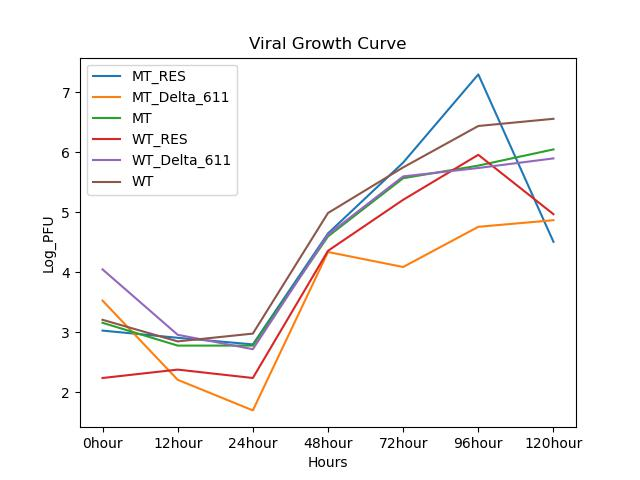

The script that saved this image:

#! /usr/bin/env python3

import sys
import pandas as pd
import matplotlib.pyplot as plt


def unique(Virus):

    # traverse for all elements
    for x in Virus:
        # check if exists in unique_list or not
        if x not in unique_list:
            unique_list.append(x)
    return(unique_list)


def Data(virus_list, Virus, df):
    for x in virus_list:
        globals()[f"dict_{x}"] = {}
        iter = 0
        for i in Virus:
            if i == x:
                globals()[f"dict_{x}"].update({df.iloc[iter, 2]:df.iloc[iter, 1]})
            iter = iter + 1
        globals()[f"keys_{x}"] = list(globals()[f"dict_{x}"].keys())
        globals()[f"keys_{x}"] = [j.replace(' ', '') for j in globals()[f"keys_{x}"]]
        globals()[f"values_{x}"] = list(globals()[f"dict_{x}"].values())
        print(x)

def Plotting(virus_list, hour, log_pfu):
    for x in virus_list:
        plt.plot(globals()[f"keys_{x}"], globals()[f"values_{x}"])
    plt.title('Viral Growth Curve')
    plt.xlabel('Hours')
    plt.ylabel('Log_PFU')
    plt.legend(virus_list, loc='upper left')
    plt.savefig('titer.jpg', dpi = 100)
    plt.show()

if __name__ == '__main__':
    df = pd.read_csv(sys.argv[1])
    Virus = df.iloc[0:50, 0]
    Virus = [w.replace(' ', '_') for w in Virus]
    unique_list = []
    unique(Virus)
    virus_list = unique(Virus)
    Data(virus_list, Virus, df)
    hour = df.iloc[0:50, 2]
    log_pfu = df.iloc[0:50,1]
    Plotting(virus_list, hour, log_pfu)

